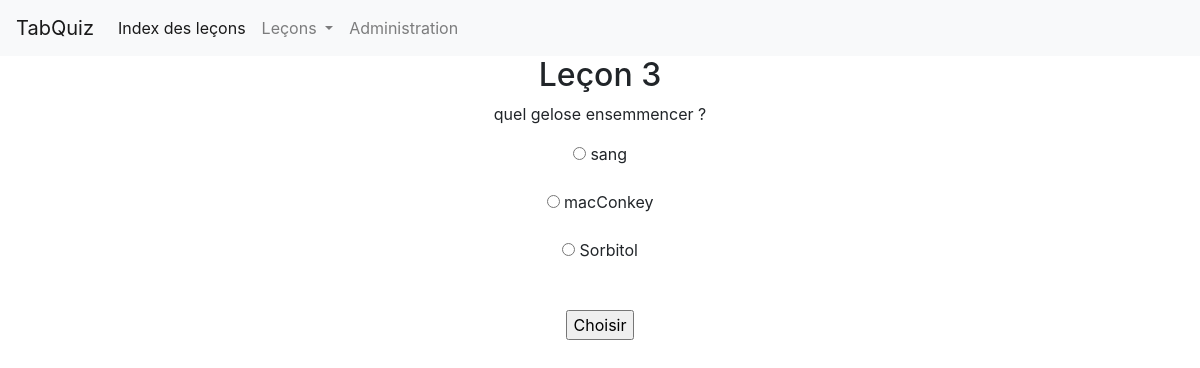
Page /lesson/3/ on the committed database.
### tabquiz/models.py (models this page shows, shortened)
class Lesson(models.Model):
    lesson_id = models.IntegerField(
        primary_key=True,
        verbose_name=_('lesson id'),
    )
    description = models.CharField(max_length=200)
    class Meta:
        verbose_name = _('Lesson')
        verbose_name_plural = _('Lessons')

class Question(models.Model):
    level = models.ForeignKey('Lesson', on_delete=models.CASCADE,)
    question_id = models.AutoField(primary_key=True)
    text = models.CharField(
        max_length=200,
        verbose_name=_('text'),
    )
    image = models.ImageField(
            upload_to='image/',
            default=None,
            blank=True)

class Choice(models.Model):
    level = models.ForeignKey('Question', on_delete=models.CASCADE,)
    next_question = models.ForeignKey(
        Question,
        on_delete=models.CASCADE,
        related_name='parent_choice',
        default='',
        null=True,
        blank=True,
        verbose_name=_("next question"),
    )
    choice_text = models.CharField(
        max_length=200,
        verbose_name = _('choice text'),
    )
    class Meta:
        verbose_name = _('Choices')
        verbose_name_plural = _('Choices')

### tabquiz/views.py (the view)
# urls.py: path('lesson/<int:lesson_id>/', views.lesson, name='lesson'),
def lesson(request, lesson_id):
    lesson = get_object_or_404(Lesson, lesson_id=lesson_id)
    if request.method == 'GET':
        question = lesson.question_set.all()[0]
        route = list()
    elif request.method == 'POST':
        choice = Choice.objects.get(pk=request.POST['choice'])
        question = choice.next_question
        route = request.session['route']
        route.append(question.pk)
    request.session['route'] = route
    trace_route = [Question.objects.get(pk=pk) for pk in route]
    print(trace_route)
    context = {
        'lesson': lesson,
        'lesson_list': Lesson.objects.all(),
        'question': question,
        'choices': question.choice_set.all(),
        'route': route,
        'trace_route': trace_route
    }
    return render(request, 'tabquiz/lesson.html', context)

### tabquiz/templates/tabquiz/lesson.html (shortened to what this page needs)
{% extends 'tabquiz/base.html' %}
{% block content %}
<div class="container text-center">
  <header>
    <h2>Leçon {{lesson.lesson_id}}</h2>
  </header>
  <p> {{ question.text }} </p>
  <form action="{% url 'tabquiz:lesson' lesson.lesson_id %}" method="post">
    {% for choice in question.choice_set.all %}
    <div class="form-group">
      <input type="radio" name="choice" id="choice{{ forloop.counter }}"
             class="form-radio-input"
             value="{{ choice.id }}"
             required/>
      <label for="choice{{ forloop.counter }}"
             class="radio-inline control-label">
        {{ choice.choice_text }}
      </label>
      <br>
    </div>
    {% endfor %}
    <br>
    {% if choices.all %}
      <input type="submit" value="Choisir">
    {% endif %}
  </form>
</div>
{% endblock %}

### rows in the picture
Lesson: lesson_id "3"
Question: text "quel gelose ensemmencer ?"
Choice: choice_text "sang"
Choice: choice_text "macConkey"
Choice: choice_text "Sorbitol"
